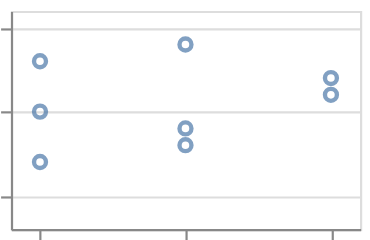

The Vega-Lite source for this figure:
### Vega-Lite specification from a JSON file in a GitHub repository (floating-point values rounded to 4 significant figures)
{"$schema": "https://vega.github.io/schema/vega-lite/v6.json", "padding": 5, "autosize": "none", "data": {"name": "table", "values": [{"c": "A", "g": "p", "x": 1, "y": 2, "v": 5, "t": "2024-01-15", "o": {"v": 3}, "IMDB Rating": 6.1, "d": "x1"}, {"c": "B", "g": "q", "x": 2, "y": 4, "v": 9, "t": "2024-02-20", "o": {"v": 7}, "IMDB Rating": 7.4, "d": "x2"}, {"c": "A", "g": "q", "x": 3, "y": 3, "v": 2, "t": "2024-03-05", "o": {"v": 1}, "IMDB Rating": 5.2, "d": "x1"}, {"c": "C", "g": "p", "x": 4, "y": 6, "v": 7, "t": "2024-05-30", "o": {"v": 4}, "IMDB Rating": 8.8, "d": "x3"}, {"c": "B", "g": "p", "x": 5, "y": 5, "v": 4, "t": "2024-07-11", "o": {"v": 9}, "IMDB Rating": 6.9, "d": "x2"}, {"c": "C", "g": "q", "x": 6, "y": 8, "v": 6, "t": "2024-09-02", "o": {"v": 2}, "IMDB Rating": 7.7, "d": "x3"}, {"c": "A", "g": "p", "x": 7, "y": 7, "v": 8, "t": "2024-11-25", "o": {"v": 5}, "IMDB Rating": 4.4, "d": "x1"}, {"c": "B", "g": "q", "x": 8, "y": 9, "v": 3, "t": "2024-12-31", "o": {"v": 8}, "IMDB Rating": 9.1, "d": "x2"}]}, "width": 160, "height": 100, "mark": "point", "encoding": {"x": {"field": "c", "type": "nominal"}, "y": {"field": "v", "type": "quantitative"}}, "config": {"scale": {"continuousPadding": 10, "pointPadding": 0.2, "bandPaddingOuter": 0.3}}}
